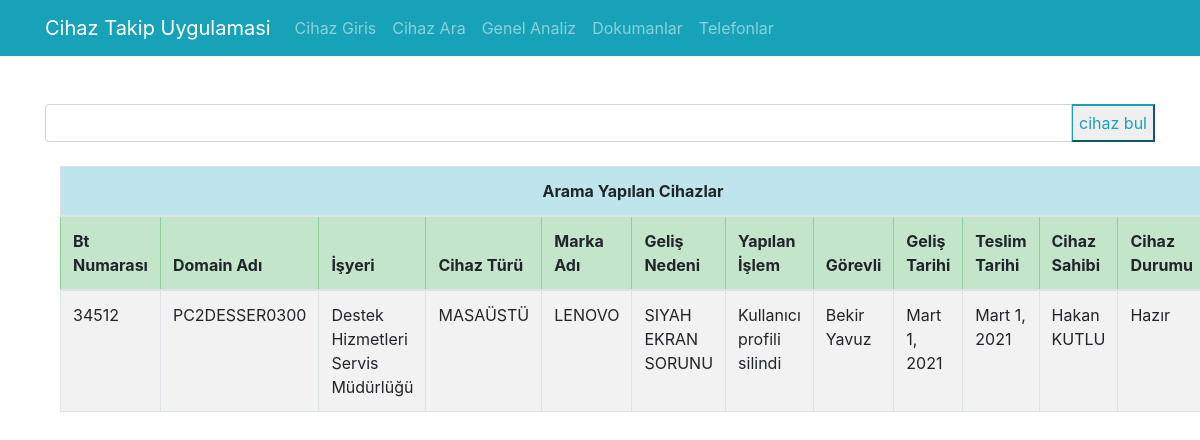
The page /cihazbul/1 on the database its author committed.
### pages/models.py (models this page shows, shortened)
class Cihazlar(models.Model):
    btNumarasi = models.IntegerField('Bt Numarası')
    domainAdi = models.CharField('Domain Adı',max_length=14)
    isyeri = models.CharField('İşyeri Adı',max_length=50)
    cihazTuru = models.CharField('Cihaz Türü,',max_length=20)
    markaAdi = models.CharField('Marka Adı',max_length=50)
    gelisNedeni = models.CharField('Geliş Nedeni',max_length=50,blank=True,null=True)
    yapilanIs = models.CharField('Yapılan İş',max_length=50,blank=True,null=True)
    gorevli = models.ForeignKey(Gorevli,blank=True,null=True,on_delete=models.CASCADE)
    gelisTarihi = models.DateField('Geliş Tarihi')
    teslimTarihi = models.DateField('Teslim Tarihi')
    cihazSahibi = models.CharField('Cihaz Sahibi',max_length=50)
    cihazDurum = models.CharField('Cihaz Durumu',max_length=50)

class Gorevli(models.Model):
    gorevliNumarasi = models.IntegerField('Görevli Numarası')
    gorevliAdi = models.CharField('Görevli Adı',max_length=50)
    gorevliSoyadi = models.CharField('Görevli Soyadı',max_length=50)
    gorevliTelefon = models.CharField('Gorevli Telefonu',max_length=50)
    def __str__(self):
        return self.gorevliAdi+' '+self.gorevliSoyadi

### pages/views.py (the view)
# urls.py: path('cihazbul/<cihaz_id>',views.cihazbul,name="cihazbul"),
def cihazbul(request,cihaz_id):
    cihaz = Cihazlar.objects.get(pk=cihaz_id)
    return render(request,'pages/cihazbul.html',{'cihaz':cihaz})

### templates/pages/cihazbul.html
{% extends 'layout.html' %}
{% load static %}
{% block content %}
<div class="input-group">
    <input type="text" class="form-control">
    <div class="input-group-append">
        <button class="btn-fluid btn-outline-info " data-toggle="modal" data-target="#cihazAra" type="button">cihaz bul</button>
    </div>
</div>
<br>
<div class="container">
    <table class="table table-striped table-bordered table-hover">
        <thead>
            <tr>
                <td colspan="12" class="table-info" style="text-align: center;"><b> Arama Yapılan Cihazlar</b></td>
            </tr>
        </thead>
        <thead>
            <tr class="table-success">
                <th>Bt Numarası</th>
                <th>Domain Adı</th>
                <th>İşyeri</th>
                <th>Cihaz Türü</th>
                <th>Marka Adı</th>
                <th>Geliş Nedeni</th>
                <th>Yapılan İşlem</th>
                <th>Görevli</th>
                <th>Geliş Tarihi</th>
                <th>Teslim Tarihi</th>
                <th>Cihaz Sahibi</th>
                <th>Cihaz Durumu</th>
            </tr>
        </thead>
        <tbody >
            <tr>
                <td>{{cihaz.btNumarasi}}</td>
                <td>{{cihaz.domainAdi}}</td>
                <td>{{cihaz.isyeri}}</td>
                <td>{{cihaz.cihazTuru}}</td>
                <td>{{cihaz.markaAdi}}</td>
                <td>{{cihaz.gelisNedeni}}</td>
                <td>{{cihaz.yapilanIs}}</td>
                <td>{{cihaz.gorevli}}</td>
                <td>{{cihaz.gelisTarihi}}</td>
                <td>{{cihaz.teslimTarihi}}</td>
                <td>{{cihaz.cihazSahibi}}</td>
                <td>{{cihaz.cihazDurum}}</td>
            </tr>
        </tbody>
    </table>
</div>
{% endblock %}

### rows shown on the page
Cihazlar: btNumarasi "34512", domainAdi "PC2DESSER0300", isyeri "Destek Hizmetleri Servis Müdürlüğü", cihazTuru "MASAÜSTÜ", markaAdi "LENOVO", gelisNedeni "SIYAH EKRAN SORUNU", yapilanIs "Kullanıcı profili silindi", gorevli "Bekir Yavuz", gelisTarihi "Mart 1, 2021", teslimTarihi "Mart 1, 2021", cihazSahibi "Hakan KUTLU", cihazDurum "Hazır"
